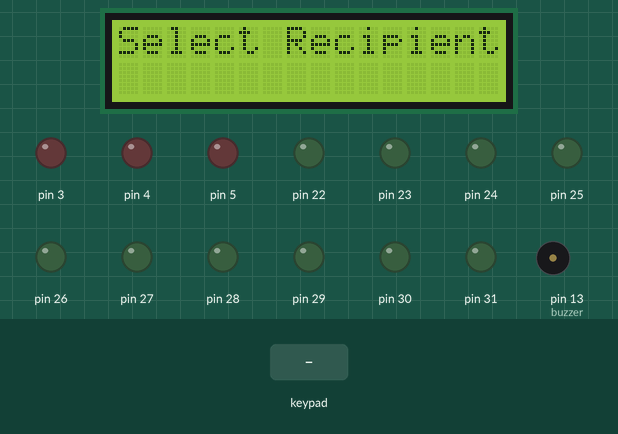
Simulated run of this sketch. Board: Arduino Mega 2560, built with avr-gcc and run on an emulated ATmega2560. On the bench: 16×2 character LCD, output pins drawn as LEDs (lit = HIGH), buzzer (waves = sounding, pin HIGH). Wiring (from diagram.json): character LCD (HD44780): RS pin 12; E pin 11; data pin 10, pin 9, pin 8, pin 7; 4×4 keypad with keys 1 2 3 A 4 5 6 B 7 8 9 C * 0 # D: rows pin 32, pin 33, pin 34, pin 35; columns pin 36, pin 37, pin 38, pin 39. Inputs (shaded band) come from the test bench. Pins used as bus, display or sensor lines are not drawn. At 4.3 s the program stops and its outputs stay as they are.

Above: at 0.8 s.
0.9 s: key '1' pressed
At 1.7 s:
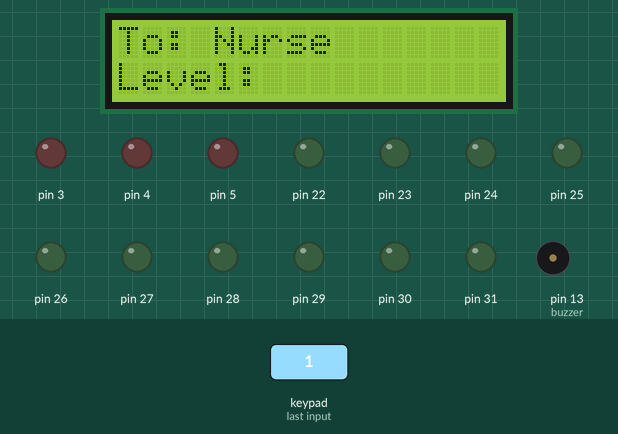
2.6 s: keypad keys 2 5 pressed 0.4 s apart
At 3.5 s:
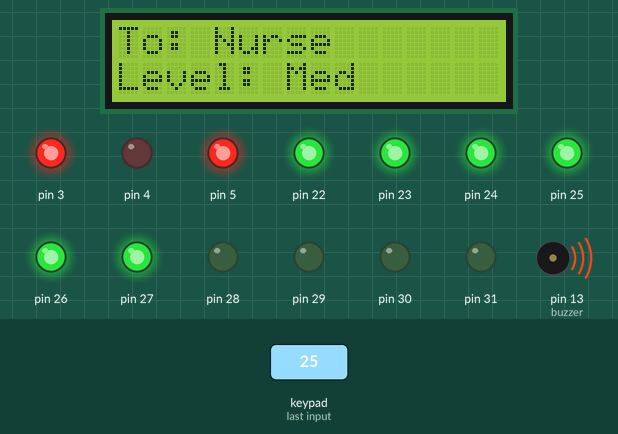
At 5.4 s:
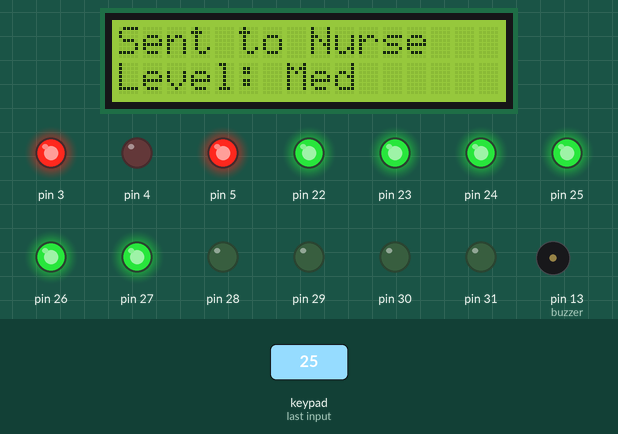
Timing chart, 0 to 5.8 s (numbered marks = the images above; inputs shaded):
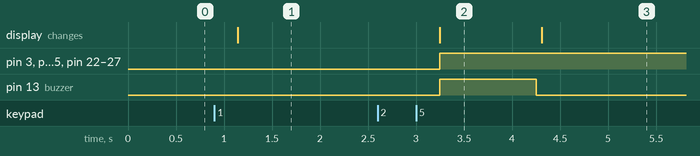

The sketch:

sketch.ino
```cpp
#define F_CPU 16000000UL
#include <avr/io.h>
#include <util/delay.h>
#include <string.h>
#include <stdio.h>

#define LCD_RS PB6
#define LCD_E  PB5
#define LCD_D4 PB4
#define LCD_D5 PH6
#define LCD_D6 PH5
#define LCD_D7 PH4
#define CS_LOW()  (PORTB &= ~(1 << PB0))
#define CS_HIGH() (PORTB |= (1 << PB0))

uint8_t row_pins[4] = {PC5, PC4, PC3, PC2};
uint8_t col_pins[4] = {PC1, PC0, PD7, PG2};

void lcd_enable() {
  PORTB |= (1 << LCD_E);
  _delay_us(1);
  PORTB &= ~(1 << LCD_E);
  _delay_us(100);
}

void lcd_send_nibble(uint8_t nibble) {
  (nibble & 0x01) ? (PORTB |= (1 << LCD_D4)) : (PORTB &= ~(1 << LCD_D4));
  (nibble & 0x02) ? (PORTH |= (1 << LCD_D5)) : (PORTH &= ~(1 << LCD_D5));
  (nibble & 0x04) ? (PORTH |= (1 << LCD_D6)) : (PORTH &= ~(1 << LCD_D6));
  (nibble & 0x08) ? (PORTH |= (1 << LCD_D7)) : (PORTH &= ~(1 << LCD_D7));
  lcd_enable();
}

void lcd_command(uint8_t cmd) {
  PORTB &= ~(1 << LCD_RS);
  lcd_send_nibble(cmd >> 4);
  lcd_send_nibble(cmd & 0x0F);
  _delay_ms(2);
}

void lcd_data(uint8_t data) {
  PORTB |= (1 << LCD_RS);
  lcd_send_nibble(data >> 4);
  lcd_send_nibble(data & 0x0F);
  _delay_ms(2);
}

void lcd_init() {
  DDRB |= (1 << LCD_RS) | (1 << LCD_E) | (1 << LCD_D4);
  DDRH |= (1 << LCD_D5) | (1 << LCD_D6) | (1 << LCD_D7);
  _delay_ms(20);
  lcd_command(0x33); lcd_command(0x32);
  lcd_command(0x28); lcd_command(0x0C);
  lcd_command(0x06); lcd_command(0x01);
  _delay_ms(2);
}

void lcd_clear() { lcd_command(0x01); _delay_ms(2); }
void lcd_print(const char* str) { while (*str) lcd_data(*str++); }

// --- KEYPAD ---
void keypad_init() {
  for (int i = 0; i < 4; i++) { DDRC |= (1 << row_pins[i]); PORTC |= (1 << row_pins[i]); }
  DDRC &= ~((1 << PC1) | (1 << PC0)); PORTC |= (1 << PC1) | (1 << PC0);
  DDRD &= ~(1 << PD7); PORTD |= (1 << PD7);
  DDRG &= ~(1 << PG2); PORTG |= (1 << PG2);
}

char keypad_read() {
  const char keys[4][4] = {{'1','2','3','A'},{'4','5','6','B'},{'7','8','9','C'},{'*','0','#','D'}};
  for (int r = 0; r < 4; r++) {
    for (int i = 0; i < 4; i++) PORTC |= (1 << row_pins[i]);
    PORTC &= ~(1 << row_pins[r]);
    _delay_us(5);
    for (int c = 0; c < 4; c++) {
      uint8_t val = (c == 0) ? PINC & (1 << PC1) :
                    (c == 1) ? PINC & (1 << PC0) :
                    (c == 2) ? PIND & (1 << PD7) :
                               PING & (1 << PG2);
      if (!val) { _delay_ms(200); return keys[r][c]; }
    }
  }
  return 0;
}

void buzzer_init() { DDRB |= (1 << PB7); PORTB &= ~(1 << PB7); }
void buzzer_on()   { PORTB |= (1 << PB7); }
void buzzer_off()  { PORTB &= ~(1 << PB7); }
void buzzer_beep_ms(uint16_t d) { buzzer_on(); _delay_ms(d); buzzer_off(); }

void ledbar_init() { DDRA = 0xFF; DDRC |= (1 << PC6) | (1 << PC7); }
void ledbar_clear(){ PORTA = 0x00; PORTC &= ~((1 << PC6) | (1 << PC7)); }
void ledbar_set_level(uint8_t l){ ledbar_clear(); for (uint8_t i = 0; i < l; i++) i<8 ? (PORTA |= (1 << i)) : (PORTC |= (1 << PC7)); }

void urgency_leds_init() { DDRE |= (1 << PE3) | (1 << PE5); DDRG |= (1 << PG5); }
void urgency_leds_clear(){ PORTE &= ~((1 << PE3) | (1 << PE5)); PORTG &= ~(1 << PG5); }
void urgency_leds_set(uint8_t c){ urgency_leds_clear(); if (c>=1) PORTE|=(1<<PE3); if(c>=2) PORTE|=(1<<PE5); if(c==3) PORTG|=(1<<PG5); }

void spi_init() { DDRB |= (1 << PB0)|(1 << PB1)|(1 << PB2); DDRB &= ~(1 << PB3); PORTB |= (1 << PB3); SPCR = (1<<SPE)|(1<<MSTR)|(1<<SPR0); }
uint8_t spi_transfer(uint8_t d){ SPDR = d; while (!(SPSR & (1 << SPIF))); return SPDR; }

uint8_t sd_send_command(uint8_t cmd, uint32_t arg, uint8_t crc){
  CS_LOW(); spi_transfer(0x40 | cmd);
  spi_transfer(arg >> 24); spi_transfer(arg >> 16); spi_transfer(arg >> 8); spi_transfer(arg); spi_transfer(crc);
  for (uint8_t i=0; i<10; i++) { uint8_t r = spi_transfer(0xFF); if (r != 0xFF) return r; } return 0xFF;
}

uint8_t sd_init() {
  CS_HIGH(); for (uint8_t i=0; i<10; i++) spi_transfer(0xFF);
  if (sd_send_command(0, 0, 0x95) != 0x01) return 0;
  if (sd_send_command(1, 0, 0xFF) != 0x00) return 0;
  CS_HIGH(); spi_transfer(0xFF); return 1;
}

uint8_t sd_write_block(const char* txt) {
  CS_LOW();
  if (sd_send_command(24, 0x00000100, 0xFF) != 0x00) { CS_HIGH(); return 0; }
  spi_transfer(0xFE);
  for (uint16_t i=0; i<512; i++) spi_transfer(i<strlen(txt) ? txt[i] : 0x00);
  spi_transfer(0xFF); spi_transfer(0xFF);
  if ((spi_transfer(0xFF) & 0x1F) != 0x05) { CS_HIGH(); return 0; }
  while (!spi_transfer(0xFF));
  CS_HIGH(); spi_transfer(0xFF); return 1;
}

char* get_log_message(char r, char u){
  static char msg[64];
  const char* rec = (r=='1')?"Nurse":(r=='2')?"Doctor":"Family";
  const char* urg = (u=='4')?"Low":(u=='5')?"Med":"High";
  sprintf(msg, "To:%s, Level:%s", rec, urg);
  return msg;
}

int main(void) {
  lcd_init(); keypad_init(); ledbar_init(); urgency_leds_init(); buzzer_init(); spi_init();
  uint8_t sd_ready = sd_init();

  lcd_print("Select Recipient");
  char recipient = 0;
  while (!recipient) {
    char k = keypad_read();
    if (k=='1'||k=='2'||k=='3') {
      recipient = k; lcd_clear();
      if (k=='1') lcd_print("To: Nurse");
      else if (k=='2') lcd_print("To: Doctor");
      else lcd_print("To: Family");
      lcd_command(0xC0); lcd_print("Level: ");
    }
  }

  while (1) {
    char k = keypad_read();
    if (k=='4'||k=='5'||k=='6') {
      lcd_clear();
      if (recipient=='1') lcd_print("To: Nurse");
      else if (recipient=='2') lcd_print("To: Doctor");
      else lcd_print("To: Family");

      lcd_command(0xC0); lcd_print("Level: ");
      if (k=='4') { lcd_print("Low"); ledbar_set_level(3); urgency_leds_set(1); }
      else if (k=='5') { lcd_print("Med"); ledbar_set_level(6); urgency_leds_set(2); if(recipient=='1') buzzer_beep_ms(1000); }
      else if (k=='6') { lcd_print("High"); ledbar_set_level(9); urgency_leds_set(3); if(recipient=='1') buzzer_beep_ms(2000); }

      char* log = get_log_message(recipient, k);
      lcd_clear(); lcd_print("Sent to ");
      if (recipient=='1') lcd_print("Nurse");
      else if (recipient=='2') lcd_print("Doctor");
      else lcd_print("Family");
      lcd_command(0xC0);
      if (k=='4') lcd_print("Level: Low");
      else if (k=='5') lcd_print("Level: Med");
      else if (k=='6') lcd_print("Level: High");

      if (sd_ready) sd_write_block(log);
      break;
    }
  }

  while(1);
}
```

Measured:
- after the input at 0.9 s, the display: changes after 0.24 s (image 1)
- after the input at 2.6 s, pin 3, pin 5, pin 22–27: LOW → HIGH after 0.65 s; pin 13 (buzzer): LOW → HIGH after 0.65 s, → LOW 1.0 s later; the display: changes after 0.65 s (image 2)
- what the display in image 2 shows lasts 1.1 s, from 3.2 s to 4.3 s
